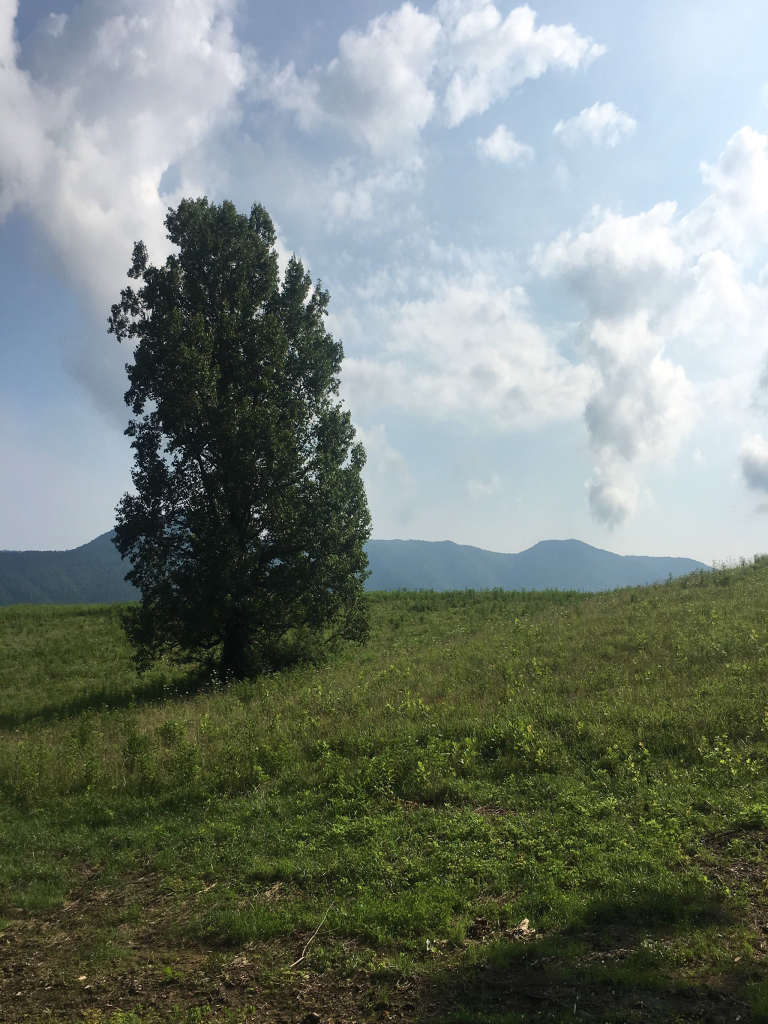
#> input picture IfThenPaint_Image2Gcode/data/image_sized.png, 768 x 1024 px
$ python quantisize_image.py
#> lines starting #> are read from the running program, lines starting #| are printed output that depends on the picture; after the words box and inside, x2 and y2 are one past the last pixel; in counts of white or black regions, pixels touching at a corner belong together
#> further down, image is the input picture: shape (1024, 768, 3); mean B, G, R 120.7, 128.6, 119
import os
import json
import numpy as np
import cv2
from definitions import DATA_PATH

def color_quantisize_image(image, color_count):
    # reduce image to a fixed number of colors

#    image = cv2.cvtColor(image, cv2.COLOR_RGB2LAB)
#> called with color_count = 4
    z = image.reshape((-1, 3))
    z = np.float32(z) #convert image to float32

    # define criteria, number of clusters(k) and apply kmeans()
    criteria = (cv2.TERM_CRITERIA_EPS + cv2.TERM_CRITERIA_MAX_ITER, 10, 1.0)
    compactness, label, centers = cv2.kmeans(z, color_count, None, criteria, 10, cv2.KMEANS_RANDOM_CENTERS)
#> compactness = 642072201; centers = [[51.47, 85.67, 78.83], [227, 217.6, 205.5], [23.9, 41.94, 36.45], [180.9, 164.5, 148.2]]

    # convert back to unit8 and make original image
    centers = np.uint8(centers)
#> centers = [[51, 85, 78], [226, 217, 205], [23, 41, 36], [180, 164, 148]]
    image_colorquant = centers[label.flatten()]
    image_colorquant = image_colorquant.reshape((image.shape))
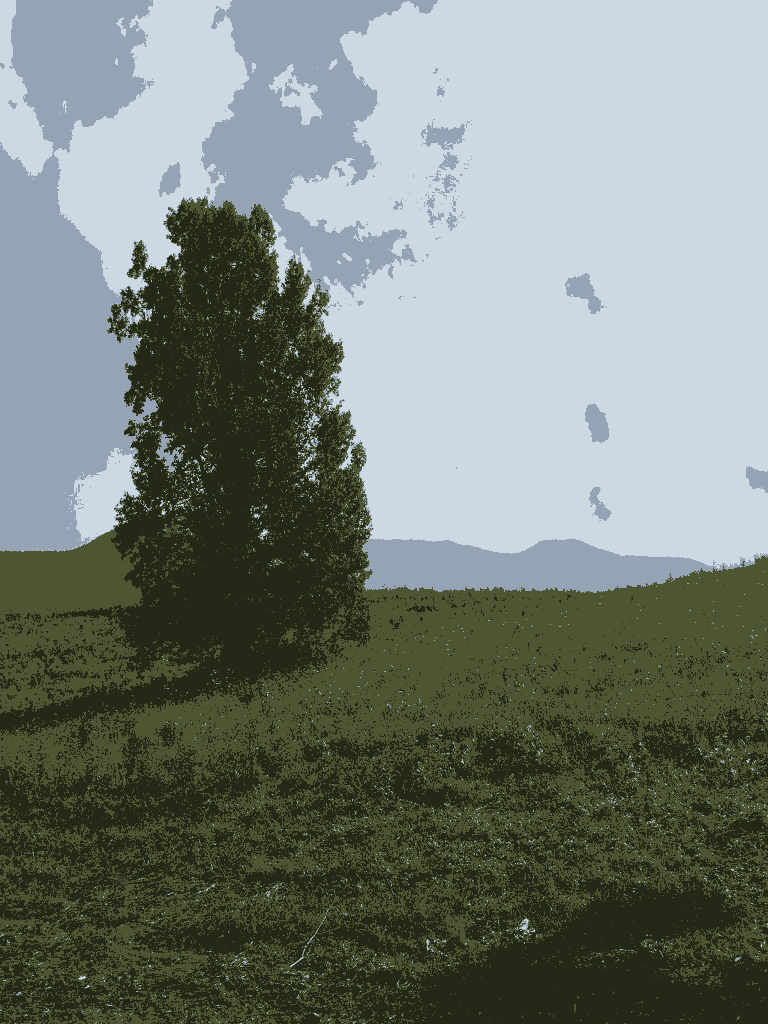
#> image_colorquant: shape (1024, 768, 3); mean B, G, R 119.8, 127.9, 118.5
#    image_colorquant = cv2.cvtColor(image_colorquant, cv2.COLOR_LAB2RGB)
    image = image_colorquant

    return image, centers

if __name__ == '__main__':

    COLOR_COUNT = 4

    image = cv2.imread(os.path.join(DATA_PATH, 'image_sized.png'))

    image_quant, color_center = color_quantisize_image(image, COLOR_COUNT)
#> color_center has the same summary as centers in color_quantisize_image

    cv2.imwrite(os.path.join(DATA_PATH, 'image_quant.png'), image_quant)

    # image of each color center
    for i in range(len(color_center)):
        color_mask = cv2.inRange(image_quant, color_center[i], color_center[i])
        image_color = cv2.bitwise_and(image_quant, image_quant, mask = color_mask)
        cv2.imwrite(os.path.join(DATA_PATH, 'color_center_' + str(i) + '.png'), image_color)
#> this loop made 4 passes
#> pass 1, `color_mask = cv2.inRange(image_quant, color_center[i], color_center[i])`:
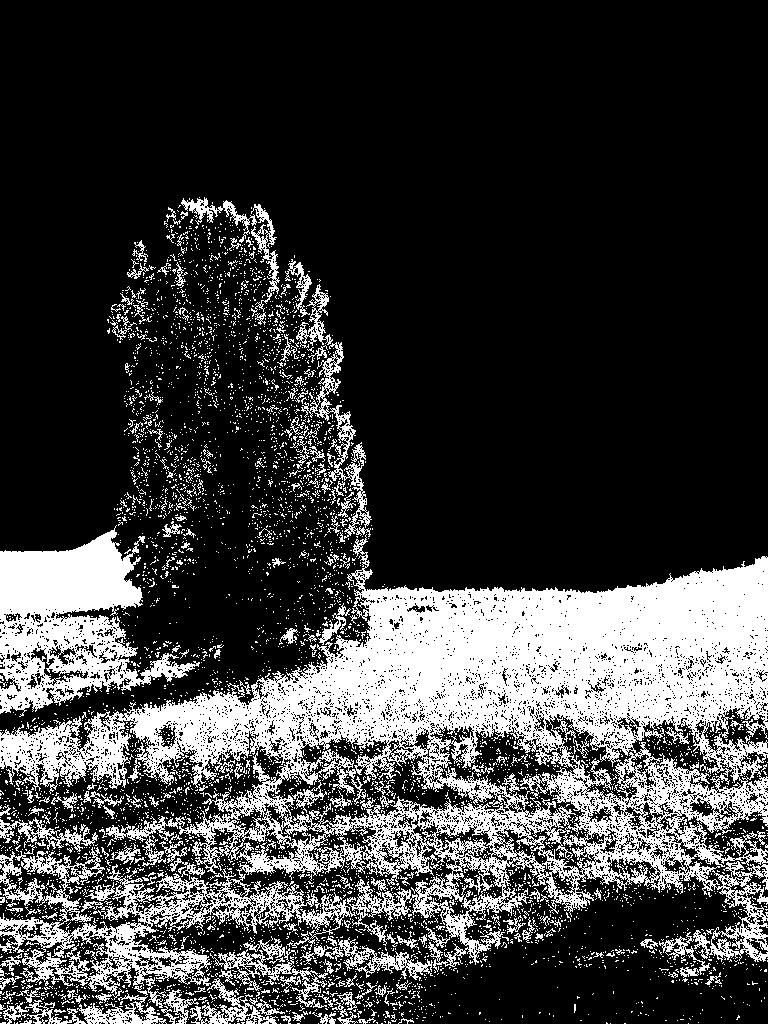
#> color_mask: shape (1024, 768); 24% white; 5164 white regions (4930 under 20 px), largest, box (x1, y1, x2, y2) and area: (0, 534, 768, 1024) 133311, (0, 525, 200, 717) 17656, (301, 342, 372, 539) 2188
#> pass 1, `image_color = cv2.bitwise_and(image_quant, image_quant, mask = color_m..`:
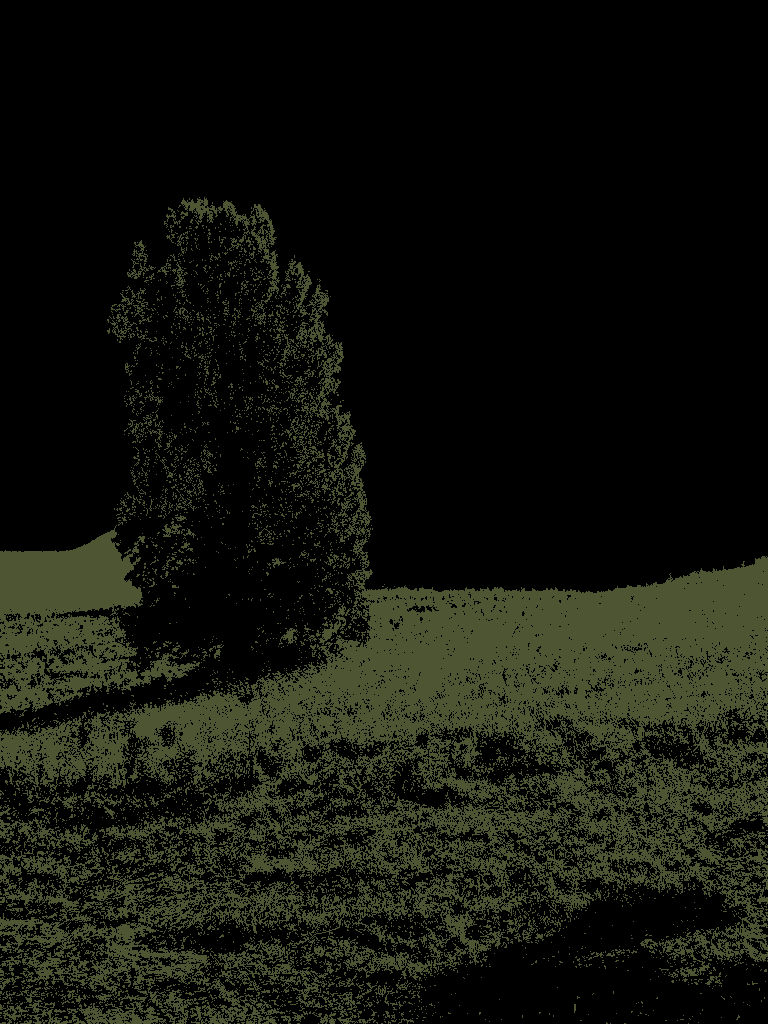
#> image_color: shape (1024, 768, 3); mean B, G, R 12.3, 20.4, 18.8
#> pass 2, `color_mask = cv2.inRange(image_quant, color_center[i], color_center[i])`:
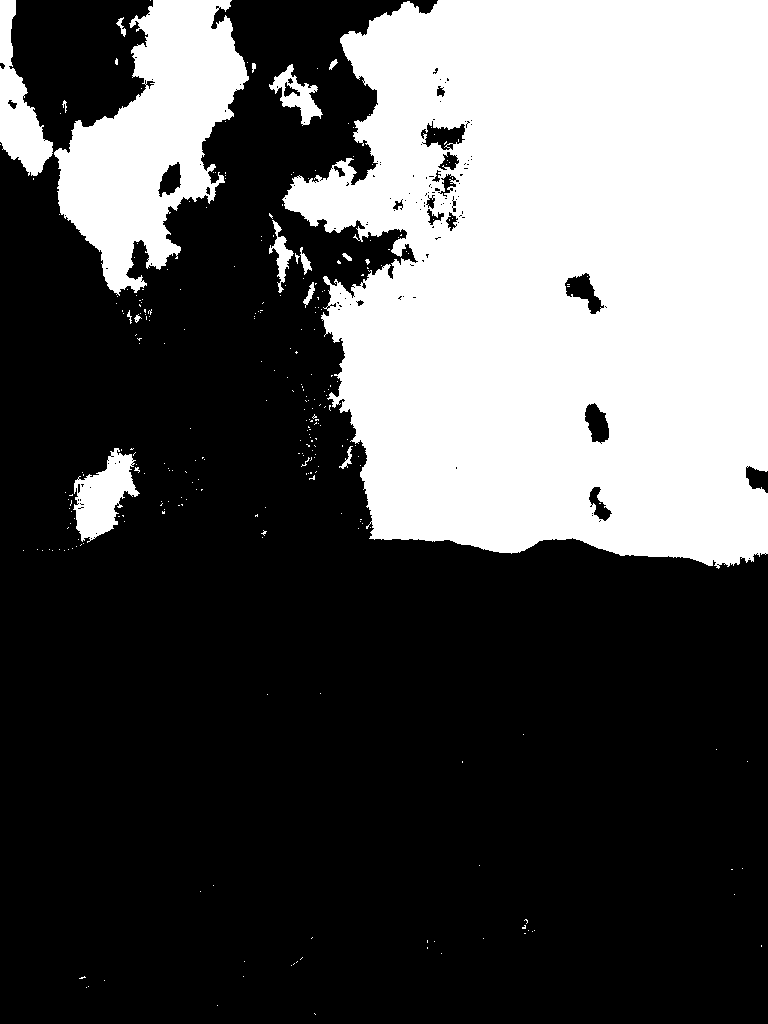
#> color_mask: shape (1024, 768); 33.5% white; 287 white regions (270 under 20 px), largest, box (x1, y1, x2, y2) and area: (282, 0, 768, 569) 223772, (54, 0, 249, 296) 29146, (0, 0, 53, 176) 4183
#> pass 2, `image_color = cv2.bitwise_and(image_quant, image_quant, mask = color_m..`:
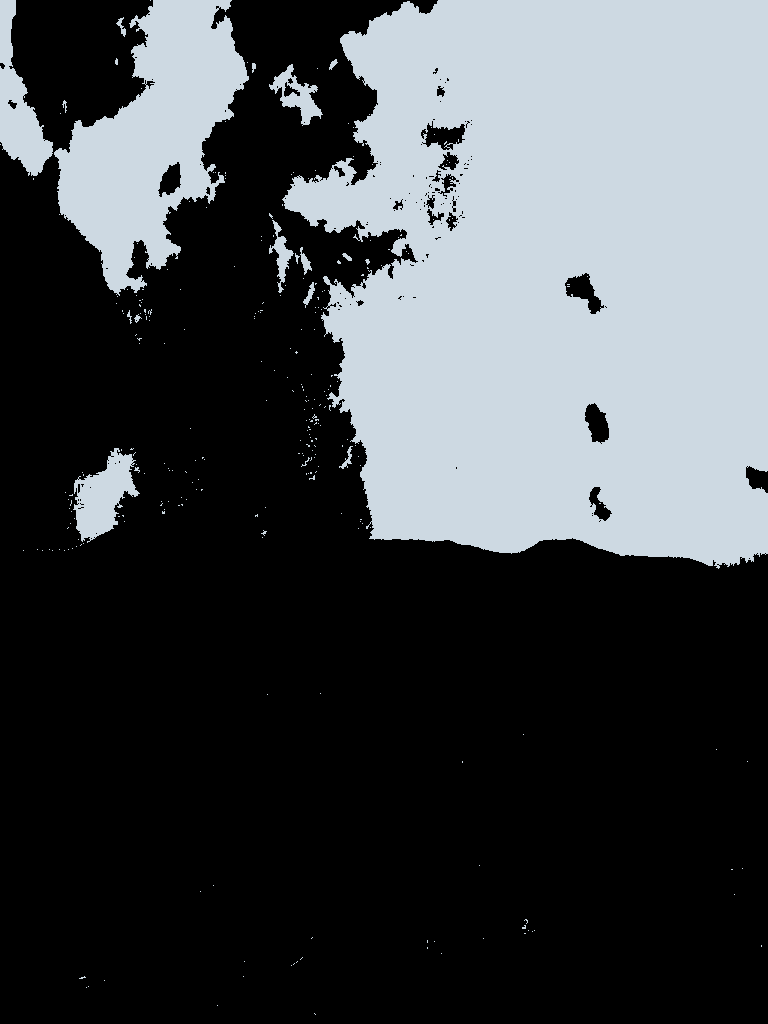
#> image_color: shape (1024, 768, 3); mean B, G, R 75.7, 72.7, 68.7

    # write color_center list to json file
    with open(os.path.join(DATA_PATH, 'image_color_center_bgr.txt'),'w') as f:
        json.dump(color_center.tolist(), f, separators = (',', ':'), sort_keys = True, indent = 4)
    f.close()
